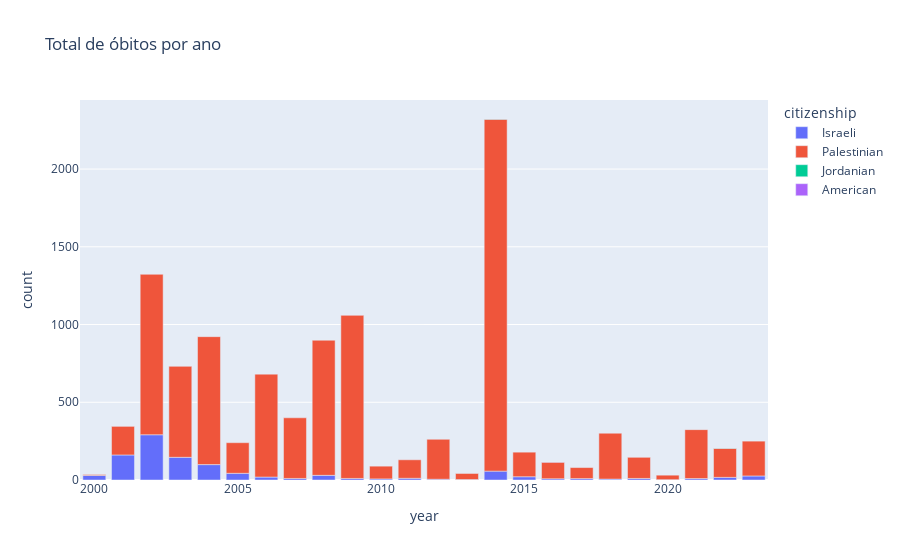

The notebook cell saved with this chart:
### Markdown cell above
- Determinar se há algum padrão ou disparidade notável nos dados.

### Code cell
new_df['date_of_death'] = pd.to_datetime(new_df['date_of_death'])
new_df["year"] = new_df['date_of_death'].dt.year.copy()

total_deaths_by_citizenship = new_df.groupby("year")["citizenship"].value_counts()
dataframe = pd.DataFrame(total_deaths_by_citizenship).reset_index()

fig_total_deaths = px.bar(dataframe, x='year', y="count",
                          color='citizenship', title='Total de óbitos por ano')
fig_total_deaths.show()

### Figure 1 — Plotly figure (JSON) as saved in the notebook; plotly's stock layout.template omitted (floating-point values rounded to 4 significant figures)
{"data": [{"alignmentgroup": "True", "hovertemplate": "citizenship=Israeli<br>year=%{x}<br>count=%{y}<extra></extra>", "legendgroup": "Israeli", "marker": {"color": "#636efa", "pattern": {"shape": ""}}, "name": "Israeli", "offsetgroup": "Israeli", "orientation": "v", "showlegend": true, "textposition": "auto", "type": "bar", "x": [2000, 2001, 2002, 2003, 2004, 2005, 2006, 2007, 2008, 2009, 2010, 2011, 2012, 2013, 2014, 2015, 2016, 2017, 2018, 2019, 2020, 2021, 2022, 2023], "xaxis": "x", "y": [29, 161, 291, 146, 99, 43, 19, 10, 30, 10, 7, 11, 5, 3, 57, 21, 8, 9, 6, 10, 2, 9, 17, 26], "yaxis": "y"}, {"alignmentgroup": "True", "hovertemplate": "citizenship=Palestinian<br>year=%{x}<br>count=%{y}<extra></extra>", "legendgroup": "Palestinian", "marker": {"color": "#EF553B", "pattern": {"shape": ""}}, "name": "Palestinian", "offsetgroup": "Palestinian", "orientation": "v", "showlegend": true, "textposition": "auto", "type": "bar", "x": [2000, 2001, 2002, 2003, 2004, 2005, 2006, 2007, 2008, 2009, 2010, 2011, 2012, 2013, 2014, 2015, 2016, 2017, 2018, 2019, 2020, 2021, 2022, 2023], "xaxis": "x", "y": [6, 184, 1032, 585, 823, 197, 662, 390, 869, 1049, 82, 119, 257, 39, 2264, 158, 107, 71, 295, 136, 29, 315, 187, 224], "yaxis": "y"}, {"alignmentgroup": "True", "hovertemplate": "citizenship=Jordanian<br>year=%{x}<br>count=%{y}<extra></extra>", "legendgroup": "Jordanian", "marker": {"color": "#00cc96", "pattern": {"shape": ""}}, "name": "Jordanian", "offsetgroup": "Jordanian", "orientation": "v", "showlegend": true, "textposition": "auto", "type": "bar", "x": [2014, 2022], "xaxis": "x", "y": [1, 1], "yaxis": "y"}, {"alignmentgroup": "True", "hovertemplate": "citizenship=American<br>year=%{x}<br>count=%{y}<extra></extra>", "legendgroup": "American", "marker": {"color": "#ab63fa", "pattern": {"shape": ""}}, "name": "American", "offsetgroup": "American", "orientation": "v", "showlegend": true, "textposition": "auto", "type": "bar", "x": [2016], "xaxis": "x", "y": [1], "yaxis": "y"}], "layout": {"autosize": true, "barmode": "relative", "legend": {"title": {"text": "citizenship"}, "tracegroupgap": 0}, "title": {"text": "Total de óbitos por ano"}, "xaxis": {"anchor": "y", "autorange": true, "domain": [0, 1], "range": [2000.0, 2024.0], "title": {"text": "year"}, "type": "linear"}, "yaxis": {"anchor": "x", "autorange": true, "domain": [0, 1], "range": [0, 2444.0], "title": {"text": "count"}, "type": "linear"}}}
